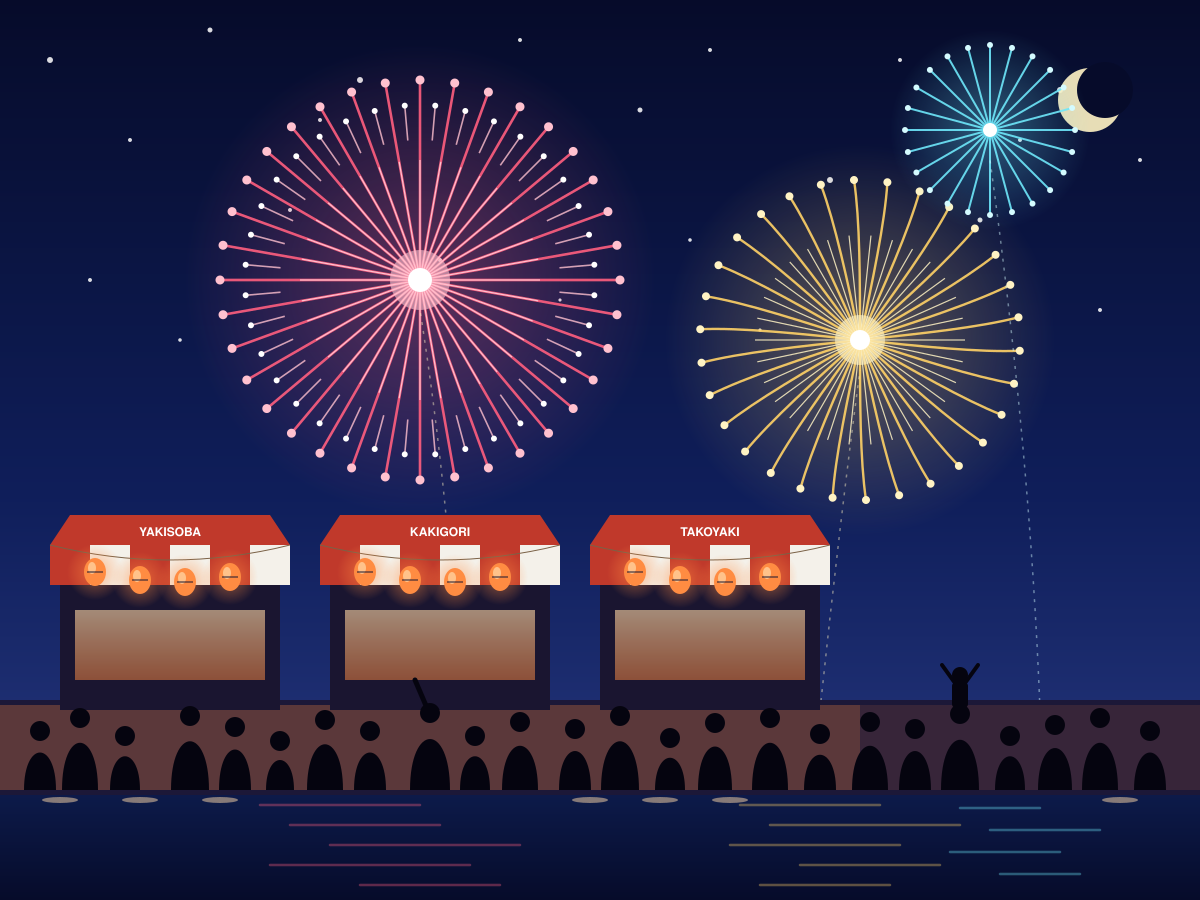

Generate this figure with Python:
import math
import random
import sys

import matplotlib

matplotlib.use("Agg")
import matplotlib.pyplot as plt
import numpy as np
from matplotlib.patches import Circle, Ellipse, PathPatch, Polygon, Rectangle
from matplotlib.path import Path

SKY_TOP = (0.024, 0.043, 0.165)
SKY_BOT = (0.165, 0.235, 0.525)
FW1, FW1B = "#FF5E7E", "#FFC1CF"
FW2, FW2B = "#FFD166", "#FFF3C4"
FW3, FW3B = "#6EE7F9", "#D4FBFF"
LANTERN, LANTERN_HI = "#FF8C42", "#FFD9A8"
STALL = "#1A1530"
ROOF1, ROOF2 = "#C0392B", "#F4F1EA"
CROWD = "#05040F"
GROUND = "#1C1838"
WATER = "#0D1B4B"


def sky(ax):
    grad = np.linspace(0, 1, 256).reshape(-1, 1)
    top, bot = np.array(SKY_TOP), np.array(SKY_BOT)
    img = (1 - grad) * top + grad * bot
    img = np.repeat(img[:, None, :], 2, axis=1)
    ax.imshow(img[::-1], extent=(0, 12, 0, 9), aspect="auto", zorder=0, interpolation="bicubic")


def burst_chrysanthemum(ax, cx, cy, r, col, colb, n=36, z=3):
    ax.add_patch(Circle((cx, cy), r * 1.15, facecolor=col, alpha=0.10, edgecolor="none", zorder=z))
    ax.add_patch(Circle((cx, cy), r * 0.8, facecolor=col, alpha=0.12, edgecolor="none", zorder=z))
    for i in range(n):
        a = 2 * math.pi * i / n
        ax.plot([cx, cx + r * math.cos(a)], [cy, cy + r * math.sin(a)], color=col, lw=2.0, alpha=0.9, zorder=z + 1, solid_capstyle="round")
        ax.plot([cx, cx + 0.6 * r * math.cos(a)], [cy, cy + 0.6 * r * math.sin(a)], color=colb, lw=0.9, zorder=z + 2)
        ax.add_patch(Circle((cx + r * math.cos(a), cy + r * math.sin(a)), 0.045, facecolor=colb, edgecolor="none", zorder=z + 2))
        a2 = a + math.pi / n
        ax.plot([cx + 0.7 * r * math.cos(a2), cx + 0.88 * r * math.cos(a2)], [cy + 0.7 * r * math.sin(a2), cy + 0.88 * r * math.sin(a2)],
                color=colb, lw=1.1, alpha=0.8, zorder=z + 1)
        ax.add_patch(Circle((cx + 0.88 * r * math.cos(a2), cy + 0.88 * r * math.sin(a2)), 0.03, facecolor="white", edgecolor="none", zorder=z + 2))
    ax.add_patch(Circle((cx, cy), 0.3, facecolor=colb, alpha=0.6, edgecolor="none", zorder=z + 2))
    ax.add_patch(Circle((cx, cy), 0.12, facecolor="white", edgecolor="none", zorder=z + 3))


def burst_willow(ax, cx, cy, r, col, colb, n=30, z=3):
    ax.add_patch(Circle((cx, cy), r * 1.2, facecolor=col, alpha=0.10, edgecolor="none", zorder=z))
    for i in range(n):
        a = 2 * math.pi * i / n
        p1 = (cx + 0.6 * r * math.cos(a), cy + 0.6 * r * math.sin(a))
        p2 = (cx + 0.9 * r * math.cos(a), cy + 0.9 * r * math.sin(a))
        end = (cx + r * math.cos(a), cy + r * math.sin(a) - 0.35)
        path = Path([(cx, cy), p1, p2, end], [Path.MOVETO, Path.CURVE4, Path.CURVE4, Path.CURVE4])
        ax.add_patch(PathPatch(path, facecolor="none", edgecolor=col, lw=1.8, alpha=0.9, zorder=z + 1, capstyle="round"))
        ax.add_patch(Circle(end, 0.04, facecolor=colb, edgecolor="none", zorder=z + 2))
        a2 = a + math.pi / n
        ax.plot([cx, cx + 0.65 * r * math.cos(a2)], [cy, cy + 0.65 * r * math.sin(a2)], color=colb, lw=0.9, alpha=0.85, zorder=z + 1)
    ax.add_patch(Circle((cx, cy), 0.25, facecolor=colb, alpha=0.6, edgecolor="none", zorder=z + 2))
    ax.add_patch(Circle((cx, cy), 0.1, facecolor="white", edgecolor="none", zorder=z + 3))


def burst_small(ax, cx, cy, r, col, colb, n=24, z=3):
    ax.add_patch(Circle((cx, cy), r * 1.15, facecolor=col, alpha=0.12, edgecolor="none", zorder=z))
    for i in range(n):
        a = 2 * math.pi * i / n
        ax.plot([cx, cx + r * math.cos(a)], [cy, cy + r * math.sin(a)], color=col, lw=1.5, alpha=0.9, zorder=z + 1, solid_capstyle="round")
        ax.add_patch(Circle((cx + r * math.cos(a), cy + r * math.sin(a)), 0.03, facecolor=colb, edgecolor="none", zorder=z + 2))
    ax.add_patch(Circle((cx, cy), 0.07, facecolor="white", edgecolor="none", zorder=z + 3))


def stall(ax, sx, sy, sign):
    ax.add_patch(Rectangle((sx, sy), 2.2, 1.25, facecolor=STALL, edgecolor="none", zorder=8))
    ax.add_patch(Rectangle((sx + 0.15, sy + 0.3), 1.9, 0.7, facecolor=LANTERN, alpha=0.55, edgecolor="none", zorder=9))
    ax.add_patch(Rectangle((sx + 0.25, sy + 0.45), 1.7, 0.5, facecolor=LANTERN_HI, alpha=0.35, edgecolor="none", zorder=9))
    for i in range(6):
        ax.add_patch(Rectangle((sx + i * 0.4 - 0.1, sy + 1.25), 0.4, 0.4, facecolor=ROOF1 if i % 2 == 0 else ROOF2, edgecolor="none", zorder=9))
    ax.add_patch(Polygon([(sx - 0.1, sy + 1.65), (sx + 2.3, sy + 1.65), (sx + 2.1, sy + 1.95), (sx + 0.1, sy + 1.95)], closed=True, facecolor=ROOF1, edgecolor="none", zorder=9))
    ax.text(sx + 1.1, sy + 1.82, sign, ha="center", va="center", fontsize=7.5, fontweight="bold", color="white", zorder=10)
    path = Path([(sx - 0.1, sy + 1.65), (sx + 1.1, sy + 1.35), (sx + 2.3, sy + 1.65)], [Path.MOVETO, Path.CURVE3, Path.CURVE3])
    ax.add_patch(PathPatch(path, facecolor="none", edgecolor="#7A6146", lw=0.8, zorder=10))
    for lx, ly in ((0.35, 1.5), (0.8, 1.42), (1.25, 1.4), (1.7, 1.45)):
        ax.add_patch(Circle((sx + lx, sy + ly - 0.12), 0.28, facecolor=LANTERN, alpha=0.25, edgecolor="none", zorder=10))
        ax.add_patch(Ellipse((sx + lx, sy + ly - 0.12), 0.22, 0.28, facecolor=LANTERN, edgecolor="none", zorder=11))
        ax.add_patch(Ellipse((sx + lx - 0.03, sy + ly - 0.08), 0.08, 0.12, facecolor=LANTERN_HI, alpha=0.7, edgecolor="none", zorder=12))
        ax.plot([sx + lx - 0.08, sx + lx + 0.08], [sy + ly - 0.12, sy + ly - 0.12], color=STALL, lw=0.8, zorder=12)


def main() -> None:
    out_path = sys.argv[1]
    random.seed(7)
    fig = plt.figure(figsize=(12, 9), dpi=100)
    ax = fig.add_axes([0, 0, 1, 1])
    ax.set_xlim(0, 12)
    ax.set_ylim(0, 9)
    ax.set_aspect("equal")
    ax.axis("off")
    sky(ax)

    for _ in range(70):
        x, y = random.uniform(0, 12), random.uniform(4.5, 9)
        ax.add_patch(Circle((x, y), random.uniform(0.012, 0.035), facecolor="white", alpha=random.uniform(0.5, 0.95), edgecolor="none", zorder=1))
    ax.add_patch(Circle((10.9, 8.0), 0.32, facecolor=FW2B, alpha=0.9, edgecolor="none", zorder=1))
    ax.add_patch(Circle((11.05, 8.1), 0.28, facecolor=SKY_TOP, edgecolor="none", zorder=1))

    burst_chrysanthemum(ax, 4.2, 6.2, 2.0, FW1, FW1B)
    burst_willow(ax, 8.6, 5.6, 1.6, FW2, FW2B)
    burst_small(ax, 9.9, 7.7, 0.85, FW3, FW3B)
    for (x0, x1, y1, col) in ((4.6, 4.2, 5.9, FW2B), (8.2, 8.6, 5.3, FW2B), (10.4, 9.9, 7.4, FW3B)):
        path = Path([(x0, 1.9), ((x0 + x1) / 2, (1.9 + y1) / 2 + 0.3), (x1, y1)], [Path.MOVETO, Path.CURVE3, Path.CURVE3])
        ax.add_patch(PathPatch(path, facecolor="none", edgecolor=col, lw=0.9, alpha=0.45, linestyle=(0, (2, 3)), zorder=2))

    # river with reflections
    ax.add_patch(Rectangle((0, 0), 12, 1.1, facecolor=WATER, edgecolor="none", zorder=6))
    for x, col, w in ((3.4, FW1, 1.6), (4.2, FW1, 1.0), (5.0, FW1, 1.4), (8.0, FW2, 1.2), (8.8, FW2, 1.7), (9.6, FW3, 0.9), (10.4, FW3, 1.2)):
        for y in (0.15, 0.35, 0.55, 0.75, 0.95):
            ax.plot([x - w / 2, x + w / 2], [y, y], color=col, alpha=0.35, lw=1.8, zorder=7)
    ax.add_patch(Rectangle((0, 1.05), 12, 0.95, facecolor=GROUND, edgecolor="none", zorder=7))

    for sx, sign in ((0.6, "YAKISOBA"), (3.3, "KAKIGORI"), (6.0, "TAKOYAKI")):
        stall(ax, sx, 1.9, sign)

    ax.add_patch(Rectangle((0, 1.1), 8.6, 0.85, facecolor=LANTERN, alpha=0.28, edgecolor="none", zorder=8))
    ax.add_patch(Rectangle((8.6, 1.1), 3.4, 0.85, facecolor=LANTERN, alpha=0.12, edgecolor="none", zorder=8))
    # crowd silhouettes
    people = [(0.4, 0.55, 0.16), (0.8, 0.7, 0.18), (1.25, 0.5, 0.15), (1.9, 0.72, 0.19), (2.35, 0.6, 0.16), (2.8, 0.45, 0.14),
              (3.25, 0.68, 0.18), (3.7, 0.55, 0.16), (4.3, 0.75, 0.2), (4.75, 0.5, 0.15), (5.2, 0.66, 0.18), (5.75, 0.58, 0.16),
              (6.2, 0.72, 0.19), (6.7, 0.48, 0.15), (7.15, 0.64, 0.17), (7.7, 0.7, 0.18), (8.2, 0.52, 0.16), (8.7, 0.66, 0.18),
              (9.15, 0.58, 0.16), (9.6, 0.74, 0.19), (10.1, 0.5, 0.15), (10.55, 0.62, 0.17), (11.0, 0.7, 0.18), (11.5, 0.55, 0.16)]
    for px, ph, pw in people:
        path = Path([(px - pw, 1.1), (px - pw, 1.1 + ph * 0.9), (px + pw, 1.1 + ph * 0.9), (px + pw, 1.1), (px - pw, 1.1)],
                    [Path.MOVETO, Path.CURVE4, Path.CURVE4, Path.CURVE4, Path.CLOSEPOLY])
        ax.add_patch(PathPatch(path, facecolor=CROWD, edgecolor="none", zorder=13))
        ax.add_patch(Circle((px, 1.1 + ph * 0.9 + 0.09), 0.1, facecolor=CROWD, edgecolor="none", zorder=13))
    ax.plot([4.3, 4.15], [1.85, 2.2], color=CROWD, lw=3, zorder=13, solid_capstyle="round")
    ax.add_patch(Rectangle((9.52, 1.62), 0.16, 0.26, facecolor=CROWD, edgecolor="none", zorder=13))
    ax.add_patch(Circle((9.6, 1.95), 0.08, facecolor=CROWD, edgecolor="none", zorder=13))
    ax.plot([9.6, 9.42], [1.8, 2.05], color=CROWD, lw=2.5, zorder=13, solid_capstyle="round")
    ax.plot([9.6, 9.78], [1.8, 2.05], color=CROWD, lw=2.5, zorder=13, solid_capstyle="round")
    for x in (0.6, 1.4, 2.2, 5.9, 6.6, 7.3, 11.2):
        ax.add_patch(Ellipse((x, 1.0), 0.36, 0.06, facecolor=LANTERN_HI, alpha=0.5, edgecolor="none", zorder=8))

    fig.savefig(out_path, dpi=100)


if __name__ == "__main__":
    main()
